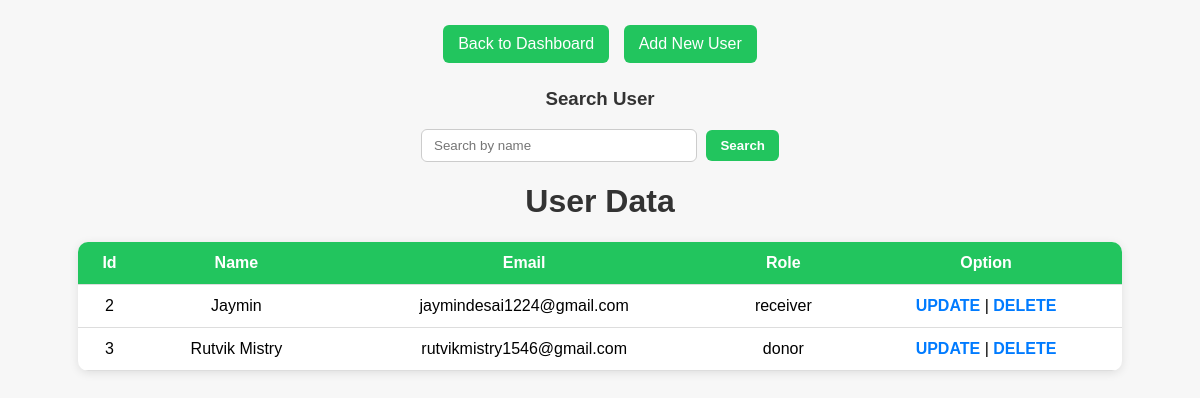
Screenshot of /app/view/users/displayUser.php with the database file from the repository.
### tables this page shows
CREATE TABLE `users` (
  `id` int(255) NOT NULL,
  `name` varchar(255) NOT NULL,
  `email` varchar(255) NOT NULL,
  `role` varchar(255) NOT NULL,
  `password` varchar(255) NOT NULL
);

### app/view/users/displayUser.php (the view, shortened to what this page needs)
<?php
$db = new Connection();
$conn = $db->getConnection();
$search = $_GET['search'] ?? '';
$sql = "SELECT * FROM users";
$result = $conn->query($sql);
?>
<!DOCTYPE html>
<html lang="en">
<head>
</head>
<body>
<div class="top-buttons">
    <a href="index.php?controller=dashboard&action=admin">Back to Dashboard</a>
    <a href="index.php?controller=auth&action=register">Add New User</a>
</div>
<h3>Search User</h3>
<form method="GET" action="index.php">
    <input type="text" name="search" placeholder="Search by name" value="<?= htmlspecialchars($search) ?>">
    <button type="submit">Search</button>
</form>
<h1>User Data</h1>
<table>
    <thead>
        <tr>
            <th>Id</th>
            <th>Name</th>
            <th>Email</th>
            <th>Role</th>
            <th>Option</th>
        </tr>
    </thead>
    <tbody>
        <?php if ($result->num_rows > 0) {
            while ($row = $result->fetch_assoc()) { ?>
                <tr>
                    <td><?= $row['id']; ?></td>
                    <td><?= htmlspecialchars($row['name']); ?></td>
                    <td><?= htmlspecialchars($row['email']); ?></td>
                    <td><?= htmlspecialchars($row['role']); ?></td>
                    <td>
                        <a href="index.php?controller=auth&action=updateUser&id=<?= $row['id']; ?>" class="action-link">UPDATE</a> |
                        <a href="index.php?controller=auth&action=deleteUser&id=<?= $row['id']; ?>" class="action-link" onclick="return confirm('Are you sure to delete record?');">DELETE</a>
                    </td>
                </tr>
        <?php } } else { ?>
            <tr>
                <td colspan="5">No users found.</td>
            </tr>
        <?php } ?>
    </tbody>
</table>
</body>
</html>

### app/view/users/displayUser.php (style rules this page uses)
body { font-family: 'Poppins', sans-serif; background-color: #f7f7f7; margin: 0; padding: 20px; }
h1, h3 { text-align: center; color: #333; }
.top-buttons { text-align: center; margin-bottom: 20px; }
.top-buttons a { background-color: #22c55e; color: white; text-decoration: none; padding: 10px 15px; border-radius: 6px; margin: 5px; display: inline-block; transition: background-color 0.3s; }
form { text-align: center; margin-bottom: 20px; }
input[type="text"] { padding: 8px 12px; width: 250px; border: 1px solid #ccc; border-radius: 6px; }
button[type="submit"] { background-color: #22c55e; border: none; padding: 8px 14px; color: white; font-weight: bold; border-radius: 6px; cursor: pointer; margin-left: 5px; }
table { width: 90%; margin: 0 auto; border-collapse: collapse; background: white; border-radius: 10px; overflow: hidden; box-shadow: 0 2px 10px rgba(0,0,0,0.1); }
th, td { border-bottom: 1px solid #ddd; padding: 12px; text-align: center; }
th { background-color: #22c55e; color: white; }
a.action-link { text-decoration: none; font-weight: bold; color: #007bff; }

### rows the page displays
users: id "2", name "Jaymin", email "jaymindesai1224@gmail.com", role "receiver"
users: id "3", name "Rutvik Mistry", email "rutvikmistry1546@gmail.com", role "donor"
